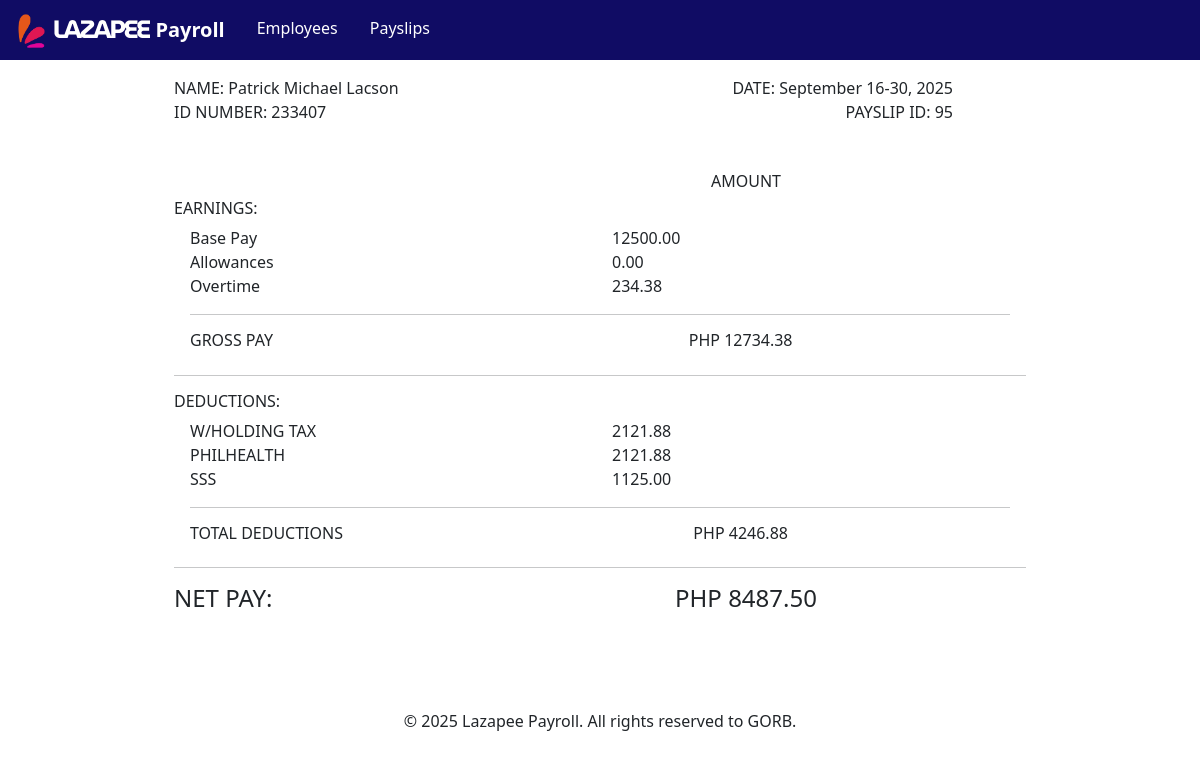
Screenshot of /payslips/95 with the database file from the repository.
### payroll_app/models.py (models this page shows, shortened)
class Payslip(models.Model):
    id_number = models.ForeignKey(Employee, on_delete=models.CASCADE)
    employee_name = models.CharField(max_length = 300) ##ADDITIONAL FIELD (Why? So the name of employee at the time of generation is hard-coded in each payslip.)
    month = models.CharField(max_length = 300)
    month_integer_reference = models.IntegerField() ##ADDITIONAL FIELD (Why? So we are able to sort the payslips in manner of time. E.g. Jan = 1, Feb = 2, ...)
    date_range = models.CharField(max_length = 300)
    year = models.CharField(max_length = 300)
    pay_cycle = models.IntegerField()
    rate = models.FloatField()
    earnings_allowance = models.FloatField()
    deductions_tax = models.FloatField()
    deductions_health = models.FloatField()
    pag_ibig = models.FloatField()
    sss = models.FloatField()
    overtime = models.FloatField()
    total_pay = models.FloatField()
    def getIDNumber(self):
        return self.id_number.getID()
    def getMonth(self):
        return self.month
    def getDate_range(self):
        return self.date_range
    def getYear(self):
        return self.year
    def getPay_cycle(self):
        return self.pay_cycle
    def getDeductions_tax(self):
        return self.deductions_tax
    def getDeductions_health(self):
        return self.deductions_health
    def getPag_ibig(self):
        return self.pag_ibig
    def getSSS(self):
        return self.sss
    def getOvertime(self):
        return self.overtime
    def getTotal_pay(self):
        return self.total_pay

class Employee(models.Model):
    name = models.CharField(max_length = 300)
    id_number = models.CharField(max_length = 300, unique = True)
    rate = models.FloatField()
    overtime_pay = models.FloatField(null=True)
    allowance = models.FloatField(null=True)
    def getID(self):
        return self.id_number
    def getRate(self):
        return self.rate
    def getAllowance(self):
        return self.allowance

### payroll_app/views.py (the view)
# urls.py: path('payslips/<int:pk>', views.view_payslip,  name='view_payslip'),
def view_payslip(request, pk):
    global history
    global account
    payslip = get_object_or_404(Payslip, pk=pk)
    base = payslip.id_number.getRate() / 2
    gross_pay = base + payslip.id_number.getAllowance() + payslip.getOvertime()
    total_deductions = payslip.getDeductions_tax() + payslip.getDeductions_health() + payslip.getSSS() + payslip.getPag_ibig()
    return render(request, 'payroll_app/view_payslip.html', {'payslip':payslip, 'base':base, 'gross':gross_pay, 'deduction':total_deductions, 'history':history, 'account':account})

### payroll_app/templates/payroll_app/view_payslip.html (shortened to what this page needs)
{% load static %}
{% load humanize %}
<html>
    <head>
        <link rel="stylesheet" href="{% static '/bootstrap/css/bootstrap.min.css' %}">
        <link rel="stylesheet" href="{% static '/bootstrap/css/custom.css' %}">
    </head>
    <body style="background-color: white;">
        <nav class="navbar navbar-dark bg-custom mb-3 sticky-top" style="background-color: #100c64;">
            <div class="container-fluid justify-content-start">
                <div style="z-index: 3; margin-top: 3px;">
                    <a class="navbar-brand mb-0" href="{% url 'employees' %}" style="font-family: 'Segoe UI', Tahoma, Geneva, Verdana, sans-serif; font-weight: 600;">
                        <img src="{% static '/images/Lazapee_logo.png' %}" style="max-width: 40px; max-height: fit-content">
                        <img src="{% static '/images/Lazapee_name.png' %}" style="max-height: 25px; margin-left: -5px; margin-right: -2px; margin-top: -5px;">
                        Payroll
                    </a>
                </div>
                <div>
                    <ul class="nav mb-1">
                        <li class="nav-item">
                            <a class="nav-link text-white" href="{% url 'employees' %}" style="font-weight: 200;">Employees</a>
                        </li>
                        <li class="nav-item">
                            <a class="nav-link text-white" href="{% url 'payslips' %}" style="font-weight: 200;">Payslips</a>
                        </li>
                    </ul>
                </div>
            </div>
        </nav>
        <div class="container" style="max-width: 75%;">
            <div class="container">
                <div class="row">
                    <div class="col-6">
                        NAME: {{ payslip.employee_name }}
                    </div>
                    <div class="col-5 text-end">
                        DATE: {{ payslip.getMonth }} {{payslip.getDate_range}}, {{payslip.getYear}}
                    </div>
                </div>
                <div class="row">
                    <div class="col-6">
                        ID NUMBER: {{ payslip.getIDNumber }}
                    </div>
                    <div class="col-5 text-end">
                        PAYSLIP ID: {{ payslip.pk }}
                    </div>
                </div>
            </div>
            <div class="container mt-5">
                <div class="row">
                    <div class="col-6">
                    </div>
                    <div class="col-4 text-center">
                        <h6> AMOUNT </h6>
                    </div>
                </div>
                <div class="row">
                    <div class="col">
                        <h6> EARNINGS: </h6>
                    </div>
                </div>
                <div class="mx-3">
                    <div class="row">
                        <div class="col-6">
                            Base Pay
                        </div>
                        <div class="col-4">
                            {{ base|floatformat:2|intcomma }}
                        </div>
                    </div>
                    <div class="row">
                        <div class="col-6">
                            Allowances
                        </div>
                        <div class="col-4">
                            {{ payslip.id_number.getAllowance|floatformat:2|intcomma }}
                        </div>
                    </div>
                    <div class="row">
                        <div class="col-6">
                            Overtime
                        </div>
                        <div class="col-4">
                            {{ payslip.getOvertime|floatformat:2|intcomma }}
                        </div>
                    </div>
                    <hr class="my-3">
                    <div class="row">
                        <div class="col-6">
                            <h6> GROSS PAY </h6>
                        </div>
                        <div class="col-4 text-center">
                            <h6> PHP {{ gross|floatformat:2|intcomma }} </h6>
                        </div>
                    </div>
                </div>
                <hr class="my-3">
                <div class="row">
                    <div class="col">
                        <h6> DEDUCTIONS: </h6>
                    </div>
                </div>
                <div class="mx-3">
                    <div class="row">
                        <div class="col-6">
                            W/HOLDING TAX
                        </div>
                        <div class="col-4">
                            {{ payslip.getDeductions_tax|floatformat:2|intcomma }}
                        </div>
                    </div>
                    {% if payslip.getPay_cycle == 2 %}
                        <div class="row">
                            <div class="col-6">
                                PHILHEALTH
                            </div>
                            <div class="col-4">
                                {{ payslip.getDeductions_tax|floatformat:2|intcomma }}
                            </div>
                        </div>
                        <div class="row">
                            <div class="col-6">
                                SSS
                            </div>
                            <div class="col-4">
                                {{ payslip.getSSS|floatformat:2|intcomma }}
                            </div>
                        </div>
                    {% endif %}
                    <hr class="my-3">
                    <div class="row">
                        <div class="col-6">
                            <h6> TOTAL DEDUCTIONS </h6>
                        </div>
                        <div class="col-4 text-center">
                            <h6> PHP {{ deduction|floatformat:2|intcomma }} </h6>
                        </div>
                    </div>
                </div>
                <hr class="my-3">
                <div class="row my-2">
                    <div class="col-6">
                        <h4> NET PAY: </h4>
                    </div>
                    <div class="col-4 text-center">
                        <h4> PHP {{ payslip.getTotal_pay|floatformat:2|intcomma }} </h4>
                    </div>
                </div>
            </div>
        </div>
    </body>
    <br>
    <br>
    <br>
    <footer>
        <nav class="navbar bg-custom justify-content-center">
            <div>&copy; 2025 Lazapee Payroll. All rights reserved to GORB.</div>
        </nav>
    </footer>
</html>

### rows the page displays
Payslip: employee_name "Patrick Michael Lacson", getMonth "September", getDate_range "16-30", getYear "2025", getIDNumber "233407", pk "95", id_number.getAllowance "0.00", getOvertime "234.38", getDeductions_tax "2121.88", getSSS "1125.00", getTotal_pay "8487.50"

### other values shown
{{ base|floatformat:2|intcomma }} "12500.00"
{{ gross|floatformat:2|intcomma }} "12734.38"
{{ deduction|floatformat:2|intcomma }} "4246.88"
